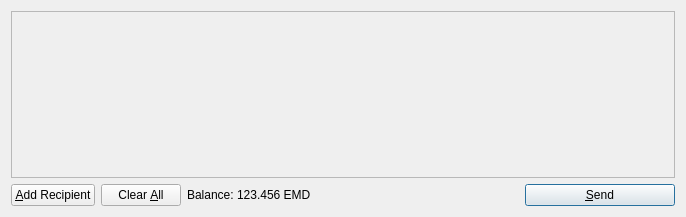
<?xml version="1.0" encoding="UTF-8"?>
<ui version="4.0">
 <class>SendCoinsDialog</class>
 <widget class="QDialog" name="SendCoinsDialog">
  <property name="geometry">
   <rect>
    <x>0</x>
    <y>0</y>
    <width>686</width>
    <height>217</height>
   </rect>
  </property>
  <property name="windowTitle">
   <string>Send Coins</string>
  </property>
  <layout class="QVBoxLayout" name="verticalLayout">
   <item>
    <widget class="QScrollArea" name="scrollArea">
     <property name="widgetResizable">
      <bool>true</bool>
     </property>
     <widget class="QWidget" name="scrollAreaWidgetContents">
      <property name="geometry">
       <rect>
        <x>0</x>
        <y>0</y>
        <width>666</width>
        <height>165</height>
       </rect>
      </property>
      <layout class="QVBoxLayout" name="verticalLayout_2">
       <property name="margin">
        <number>0</number>
       </property>
       <item>
        <layout class="QVBoxLayout" name="entries">
         <property name="spacing">
          <number>6</number>
         </property>
        </layout>
       </item>
       <item>
        <spacer name="verticalSpacer">
         <property name="orientation">
          <enum>Qt::Vertical</enum>
         </property>
         <property name="sizeHint" stdset="0">
          <size>
           <width>20</width>
           <height>40</height>
          </size>
         </property>
        </spacer>
       </item>
      </layout>
     </widget>
    </widget>
   </item>
   <item>
    <layout class="QHBoxLayout" name="horizontalLayout">
     <item>
      <widget class="QPushButton" name="addButton">
       <property name="toolTip">
        <string>Send to multiple recipients at once</string>
       </property>
       <property name="text">
        <string>&amp;Add Recipient</string>
       </property>
       <property name="icon">
        <iconset resource="../bitcoin.qrc">
         <normaloff>:/icons/add</normaloff>:/icons/add</iconset>
       </property>
       <property name="autoDefault">
        <bool>false</bool>
       </property>
      </widget>
     </item>
     <item>
      <widget class="QPushButton" name="clearButton">
       <property name="sizePolicy">
        <sizepolicy hsizetype="Minimum" vsizetype="Fixed">
         <horstretch>0</horstretch>
         <verstretch>0</verstretch>
        </sizepolicy>
       </property>
       <property name="toolTip">
        <string>Remove all transaction fields</string>
       </property>
       <property name="text">
        <string>Clear &amp;All</string>
       </property>
       <property name="icon">
        <iconset resource="../bitcoin.qrc">
         <normaloff>:/icons/remove</normaloff>:/icons/remove</iconset>
       </property>
       <property name="autoRepeatDelay">
        <number>300</number>
       </property>
       <property name="autoDefault">
        <bool>false</bool>
       </property>
      </widget>
     </item>
     <item>
      <layout class="QHBoxLayout" name="horizontalLayout_2">
       <property name="spacing">
        <number>3</number>
       </property>
       <item>
        <widget class="QLabel" name="label">
         <property name="text">
          <string>Balance:</string>
         </property>
        </widget>
       </item>
       <item>
        <widget class="QLabel" name="labelBalance">
         <property name="cursor">
          <cursorShape>IBeamCursor</cursorShape>
         </property>
         <property name="text">
          <string>123.456 EMD</string>
         </property>
         <property name="textInteractionFlags">
          <set>Qt::LinksAccessibleByMouse|Qt::TextSelectableByKeyboard|Qt::TextSelectableByMouse</set>
         </property>
        </widget>
       </item>
      </layout>
     </item>
     <item>
      <spacer name="horizontalSpacer">
       <property name="orientation">
        <enum>Qt::Horizontal</enum>
       </property>
       <property name="sizeHint" stdset="0">
        <size>
         <width>40</width>
         <height>20</height>
        </size>
       </property>
      </spacer>
     </item>
     <item>
      <widget class="QPushButton" name="sendButton">
       <property name="minimumSize">
        <size>
         <width>150</width>
         <height>0</height>
        </size>
       </property>
       <property name="toolTip">
        <string>Confirm the send action</string>
       </property>
       <property name="text">
        <string>&amp;Send</string>
       </property>
       <property name="icon">
        <iconset resource="../bitcoin.qrc">
         <normaloff>:/icons/send</normaloff>:/icons/send</iconset>
       </property>
       <property name="default">
        <bool>true</bool>
       </property>
      </widget>
     </item>
    </layout>
   </item>
  </layout>
 </widget>
 <resources>
  <include location="../bitcoin.qrc"/>
 </resources>
 <connections/>
</ui>
